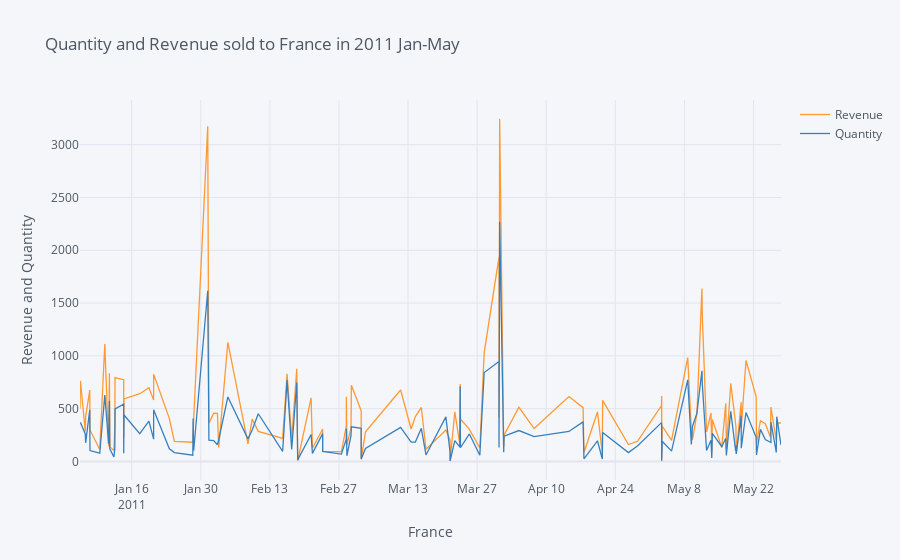

Notebook code cell kept with this figure:
### Code cell
france.iplot(kind='line', xTitle='France', yTitle='Revenue and Quantity', 
           title='Quantity and Revenue sold to France in 2011 Jan-May')
